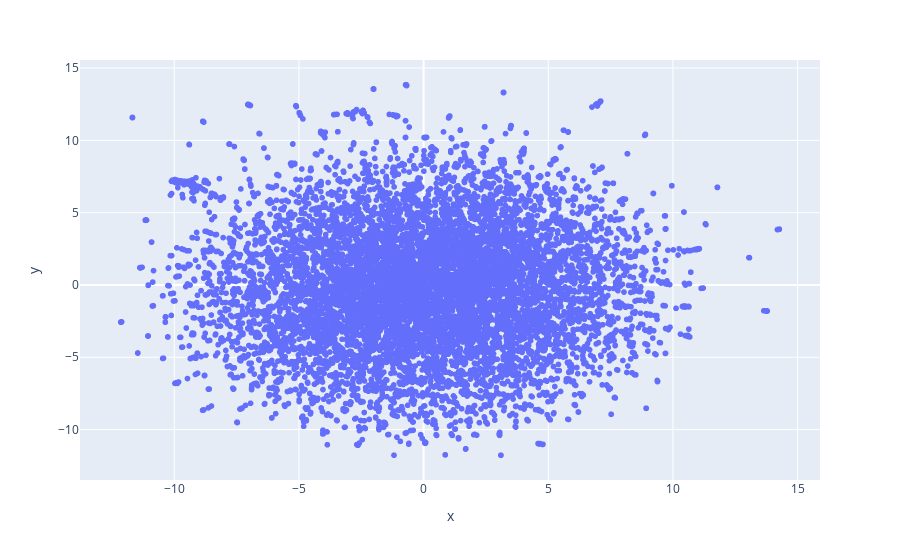

Write notebook code for a chart like this one.
### Code cell
import plotly.express as px

fig = px.scatter(
    projection, x='x', y='y'
)
fig.show()

### Figure 1 — Plotly figure (JSON) as saved in the notebook; plotly's stock layout.template omitted (floating-point values rounded to 4 significant figures; data arrays with more than 128 entries replaced by an {"elided": "..."} marker saying what was removed)
{"data": [{"hovertemplate": "x=%{x}<br>y=%{y}<extra></extra>", "legendgroup": "", "marker": {"color": "#636efa", "symbol": "circle"}, "mode": "markers", "name": "", "showlegend": false, "type": "scattergl", "x": {"elided": "10000 float values"}, "xaxis": "x", "y": {"elided": "10000 float values"}, "yaxis": "y"}], "layout": {"legend": {"tracegroupgap": 0}, "margin": {"t": 60}, "xaxis": {"anchor": "y", "domain": [0, 1], "title": {"text": "x"}}, "yaxis": {"anchor": "x", "domain": [0, 1], "title": {"text": "y"}}}}
